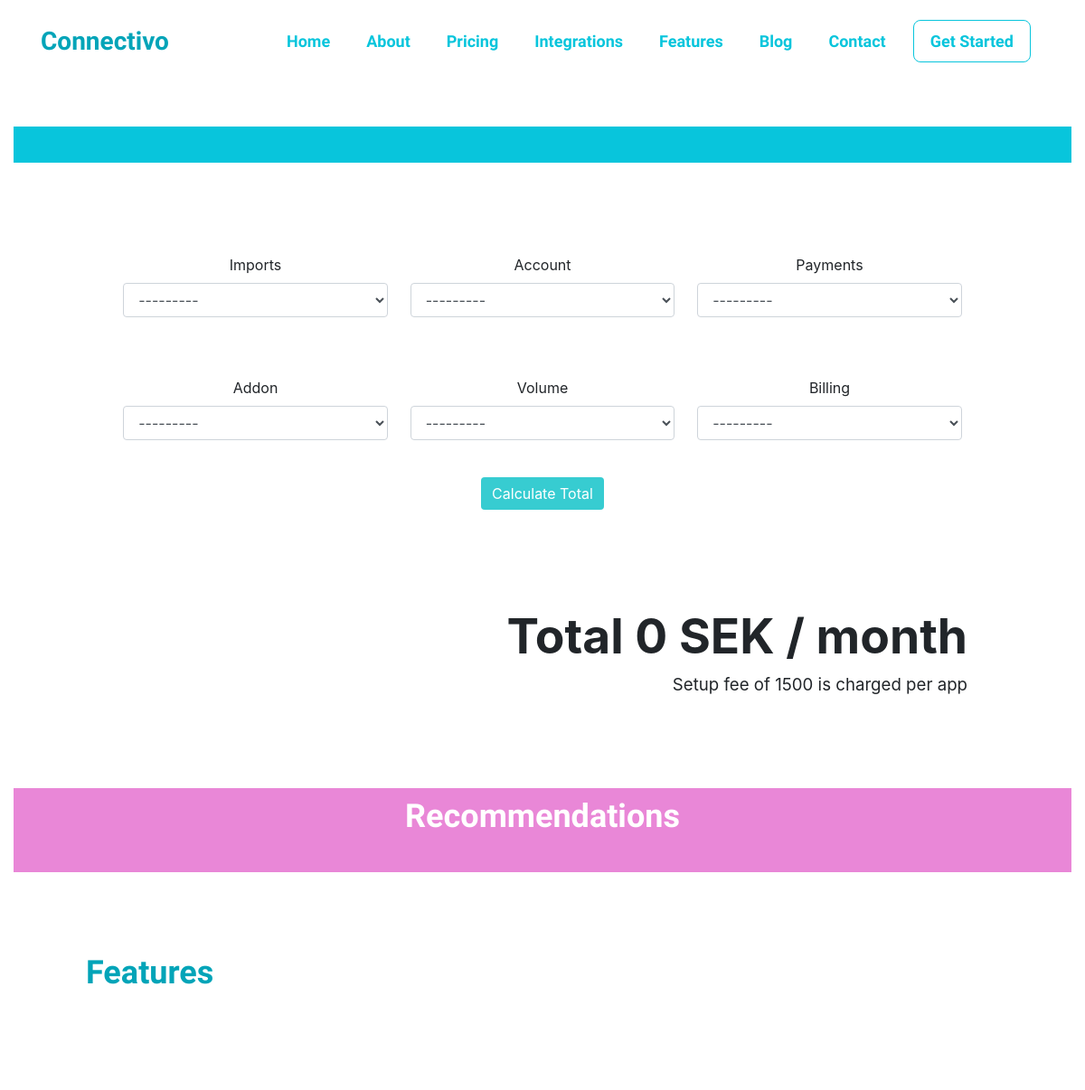
/ (upper part), run on an earlier commit of the app's database.
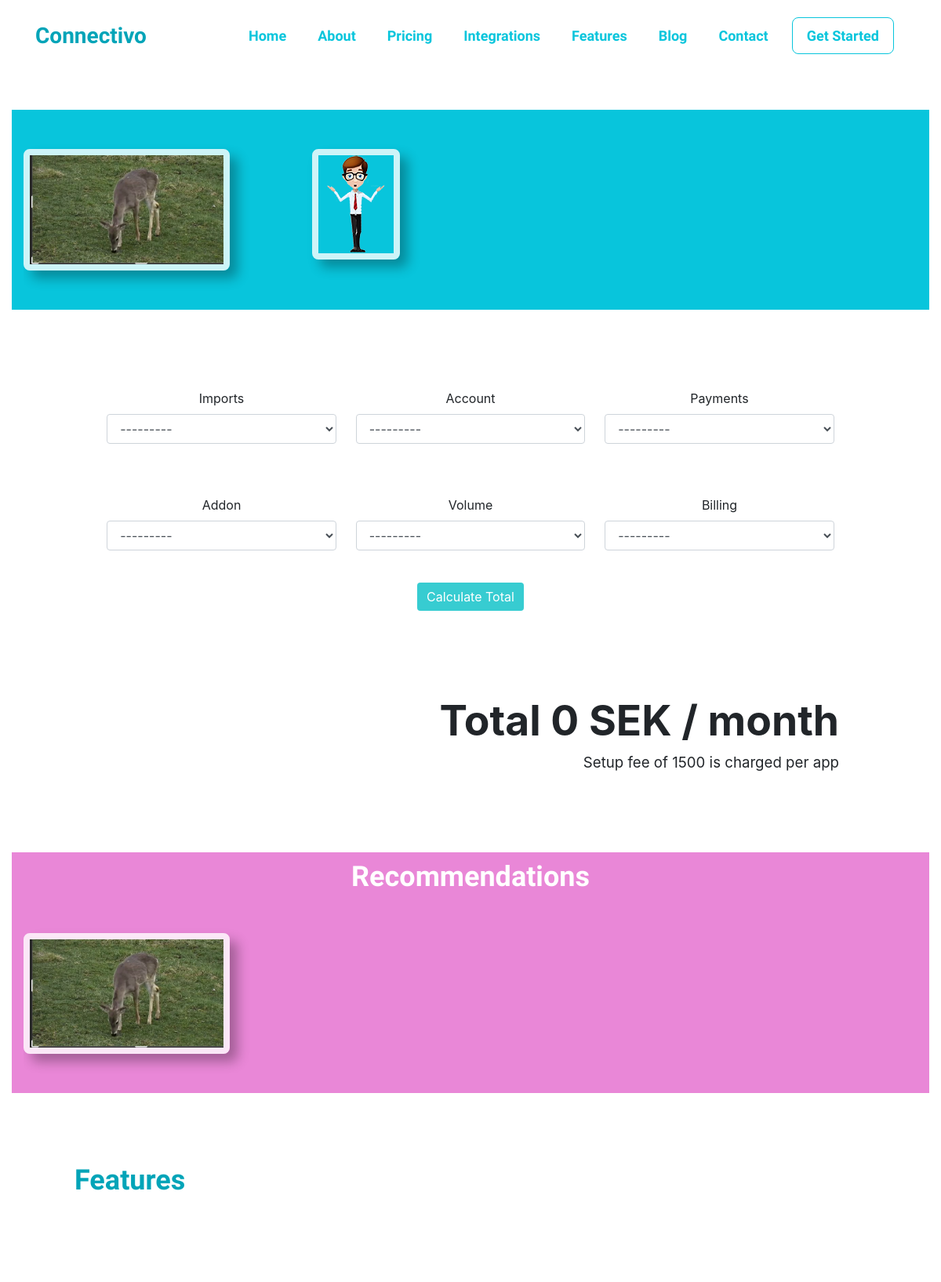
And on a later commit of the database.
### eshop/models.py (models this page shows)
class App(models.Model):
    name = models.CharField(max_length=255)
    image = models.ImageField(upload_to='apps', null=True)
    price = models.DecimalField(default=0, decimal_places=2, max_digits=10)
    description = models.TextField(default="")
    accounting = models.ManyToManyField(Accounting, null=True)
    def __str__(self):
        return self.name

class Recommended(models.Model):
    name=models.CharField(max_length=255)
    models = models.ForeignKey(App, on_delete=models.CASCADE)

### eshop/views.py (the view, shortened to what this page needs)
# urls.py: path('', views.lead_page, name="lead_page")
def lead_page(request):
    form = LeadForm()
    salesform = SalesForm()
    message = 'Thanks for placing your order we will contact you soon'
    has_message = False
    return render(request, 'eshop/lead_form.html',
    {'form': form,
    'salesform': salesform,
    'apps': App.objects.all(),
    'recommendeds': Recommended.objects.all(),
    'accountings': Accounting.objects.all(),
    'payments': Payment.objects.all(),
    'volume': MonthlyVolume.objects.all(),
    'cycle': BillingCycle.objects.all(),
    'about': AboutUs.objects.all(),
    'features': Features.objects.all(),
    'calculate': CalculateSection.objects.all(),
    'message': message,
    'has_message': has_message
     })

### eshop/forms.py
class LeadForm(forms.ModelForm):
    class Meta:
        model = Lead
        fields = '__all__'
    def __init__(self, *args, **kwargs):
        super().__init__(*args, **kwargs)
        self.helper = helper.FormHelper(self)
        self.fields['addons'].widget = forms.HiddenInput()
        self.fields['monthly_volume'].widget = forms.HiddenInput()
        self.fields['billing_cycle'].widget = forms.HiddenInput()
        self.fields['payment'].widget = forms.HiddenInput()
        self.fields['app_type'].widget = forms.HiddenInput()
        self.fields['accounting'].widget = forms.HiddenInput()
        self.fields['addons'].required = False
        self.fields['monthly_volume'].required = False
        self.fields['billing_cycle'].required = False
        self.fields['payment'].required = False
        self.fields['app_type'].required = False
        self.fields['accounting'].required = False

### eshop/models.py (called while the page is built)
    def __str__(self):
        return self.name

   def __str__(self):
       return self.name

    def __str__(self):
        return self.name

    def __str__(self):
        return self.name

    def __str__(self):
        return self.name

### eshop/templates/eshop/lead_form.html (shortened to what the changed rows need)
{% extends 'base.html' %}
{% load crispy_forms_tags %}
{% load static %}
{% block content %}
    <section class="section-blue" id="showcase" style="margin-top: 50px; margin-bottom: 50px;  padding-top: 10px; padding-bottom: 10px;">
        <div class="container-fluid">
            <div class="row">
                <div class="col-md-12 padding-top-20">
                    <div id="carouselIndicators" class="carousel slide" data-ride="carousel">
                        <div class="carousel-inner">
                            <div class="carousel-item active">
                                <div class="row text-center">
                                    {% for app in apps %}
                                        <div class="col-sm-3">
                                            <img src="{{app.image.url}}" alt="showcase" class="gallery-show">
                                        </div>
                                    {% endfor %}
                                </div>
                            </div>
                        </div>
                    </div>
                </div>
            </div>
        </div>
    </section>
<div style="width: 100%; margin-left: auto; margin-right: auto; margin-bottom: 100px;">
<div class="col-md-12 text-center padding-bottom: 50px; padding-top: 0px; margin-top: 0px; margin-bottom: 50px; ">
</div>
<form method="post" id="calculate_form" style="padding-top: 50px; ">
</form>
<div id="calculate" class="btn btn-success" style="background-color: #37ccd1 !important; margin-top: 25px; border: none !important;">Calculate Total </div>
</div>
    <section class="section-white" style="padding-top: 0px;" id="showcase">
        <div class="container-fluid">
        </div>
    </section>
    <section class="section-blue" style="background-color: #e987d7 !important; padding: 0; padding-top: 10px; padding-bottom: 10px;" id="showcase">
        <div class="container-fluid">
            <div class="row">
                <div class="col-md-12 text-center">
                    <h2 id="recommendations" class="section-title white-text recommendations">Recommendations</h2>
                </div>
                <div class="col-md-12 padding-top-20">
                    <div id="carouselIndicators" class="carousel slide" data-ride="carousel">
                        <div class="carousel-inner">
                            <div class="carousel-item active">
                                <div class="row text-center">
                                    {% for recommend in recommendeds %}
                                        <div class="col-sm-3 recommend">
                                            <img src="{{recommend.models.image.url}}" alt="showcase" class="gallery-show">
                                        </div>
                                    {% endfor %}
                                </div>
                            </div>
                        </div>
                    </div>
                </div>
            </div>
        </div>
    </section>
    <section class="section-white section-bottom-border" id="features">
        <div class="container">
            <div class="row">
                <div class="col-md-12 text-center padding-bottom-10">
                    <h2 class="section-title" style="text-align: left !important; margin-left: 50px;">Features</h2>
                </div>
            </div>
        </div>
    </section>
{% endblock %}

What changed in the data, as far as the page shows it:
added App: image (picture)
added App: image (placeholder picture)
added Recommended: models.image (picture)
